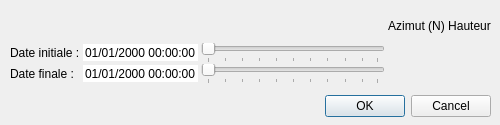
<?xml version="1.0" encoding="UTF-8"?>
<ui version="4.0">
 <class>AjustementDates</class>
 <widget class="QDialog" name="AjustementDates">
  <property name="windowModality">
   <enum>Qt::ApplicationModal</enum>
  </property>
  <property name="geometry">
   <rect>
    <x>0</x>
    <y>0</y>
    <width>500</width>
    <height>125</height>
   </rect>
  </property>
  <property name="minimumSize">
   <size>
    <width>500</width>
    <height>125</height>
   </size>
  </property>
  <property name="maximumSize">
   <size>
    <width>500</width>
    <height>125</height>
   </size>
  </property>
  <property name="windowTitle">
   <string>Ajuster les dates...</string>
  </property>
  <widget class="QDialogButtonBox" name="buttonBox">
   <property name="geometry">
    <rect>
     <x>320</x>
     <y>90</y>
     <width>171</width>
     <height>32</height>
    </rect>
   </property>
   <property name="orientation">
    <enum>Qt::Horizontal</enum>
   </property>
   <property name="standardButtons">
    <set>QDialogButtonBox::Cancel|QDialogButtonBox::Ok</set>
   </property>
  </widget>
  <widget class="QWidget" name="gridLayoutWidget">
   <property name="geometry">
    <rect>
     <x>10</x>
     <y>10</y>
     <width>481</width>
     <height>74</height>
    </rect>
   </property>
   <layout class="QGridLayout" name="gridLayout_ajustementDates">
    <property name="horizontalSpacing">
     <number>3</number>
    </property>
    <property name="verticalSpacing">
     <number>1</number>
    </property>
    <item row="2" column="2">
     <widget class="QSlider" name="ajustementDateFinale">
      <property name="orientation">
       <enum>Qt::Horizontal</enum>
      </property>
      <property name="tickPosition">
       <enum>QSlider::TicksBelow</enum>
      </property>
     </widget>
    </item>
    <item row="2" column="0">
     <widget class="QLabel" name="lbl_dateFinale">
      <property name="text">
       <string>Date finale :</string>
      </property>
     </widget>
    </item>
    <item row="1" column="2">
     <widget class="QSlider" name="ajustementDateInitiale">
      <property name="orientation">
       <enum>Qt::Horizontal</enum>
      </property>
      <property name="tickPosition">
       <enum>QSlider::TicksBelow</enum>
      </property>
     </widget>
    </item>
    <item row="0" column="3">
     <widget class="QLabel" name="lbl_azimut">
      <property name="text">
       <string>Azimut (N)</string>
      </property>
      <property name="alignment">
       <set>Qt::AlignCenter</set>
      </property>
     </widget>
    </item>
    <item row="1" column="1">
     <widget class="QDateTimeEdit" name="dateInitiale">
      <property name="frame">
       <bool>false</bool>
      </property>
      <property name="readOnly">
       <bool>true</bool>
      </property>
      <property name="buttonSymbols">
       <enum>QAbstractSpinBox::NoButtons</enum>
      </property>
      <property name="displayFormat">
       <string>dd/MM/yyyy HH:mm:ss</string>
      </property>
     </widget>
    </item>
    <item row="2" column="3">
     <widget class="QLabel" name="azimutFin">
      <property name="text">
       <string/>
      </property>
     </widget>
    </item>
    <item row="2" column="1">
     <widget class="QDateTimeEdit" name="dateFinale">
      <property name="frame">
       <bool>false</bool>
      </property>
      <property name="readOnly">
       <bool>true</bool>
      </property>
      <property name="buttonSymbols">
       <enum>QAbstractSpinBox::NoButtons</enum>
      </property>
      <property name="displayFormat">
       <string>dd/MM/yyyy HH:mm:ss</string>
      </property>
     </widget>
    </item>
    <item row="1" column="0">
     <widget class="QLabel" name="lbl_dateInitiale">
      <property name="text">
       <string>Date initiale :</string>
      </property>
     </widget>
    </item>
    <item row="1" column="3">
     <widget class="QLabel" name="azimutDebut">
      <property name="text">
       <string/>
      </property>
     </widget>
    </item>
    <item row="0" column="4">
     <widget class="QLabel" name="lbl_hauteur">
      <property name="text">
       <string>Hauteur</string>
      </property>
      <property name="alignment">
       <set>Qt::AlignCenter</set>
      </property>
     </widget>
    </item>
    <item row="1" column="4">
     <widget class="QLabel" name="hauteurDebut">
      <property name="text">
       <string/>
      </property>
     </widget>
    </item>
    <item row="2" column="4">
     <widget class="QLabel" name="hauteurFin">
      <property name="text">
       <string/>
      </property>
     </widget>
    </item>
   </layout>
  </widget>
 </widget>
 <resources/>
 <connections>
  <connection>
   <sender>buttonBox</sender>
   <signal>accepted()</signal>
   <receiver>AjustementDates</receiver>
   <slot>accept()</slot>
   <hints>
    <hint type="sourcelabel">
     <x>248</x>
     <y>254</y>
    </hint>
    <hint type="destinationlabel">
     <x>157</x>
     <y>274</y>
    </hint>
   </hints>
  </connection>
  <connection>
   <sender>buttonBox</sender>
   <signal>rejected()</signal>
   <receiver>AjustementDates</receiver>
   <slot>reject()</slot>
   <hints>
    <hint type="sourcelabel">
     <x>316</x>
     <y>260</y>
    </hint>
    <hint type="destinationlabel">
     <x>286</x>
     <y>274</y>
    </hint>
   </hints>
  </connection>
 </connections>
</ui>
